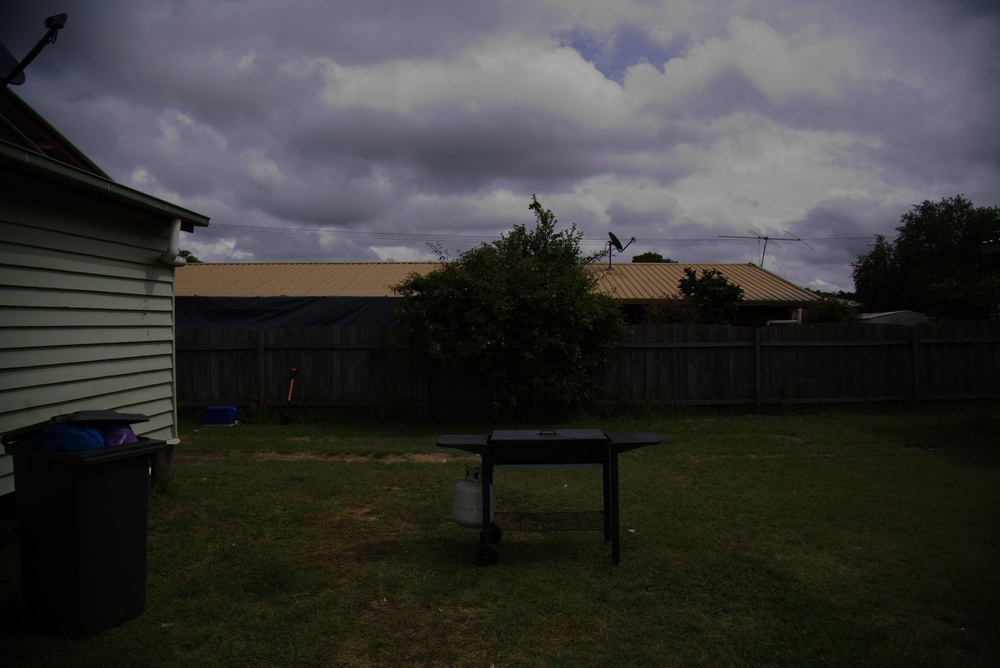
//> input picture Lab 2 - Filters and histogram equalization/material/image.jpg, 1000 x 668 px, shrunk from 2000 x 1335 before the run
$ ./task1 '../../Lab 2 - Filters and histogram equalization/material/image.jpg'   (built with g++ and OpenCV 4)
//> lines starting //> are read from the running program, lines starting //| are printed output that depends on the picture; after the words box and inside, x2 and y2 are one past the last pixel; in counts of white or black regions, pixels touching at a corner belong together
#include "opencv2/imgproc.hpp"
#include "opencv2/imgcodecs.hpp"
#include "opencv2/highgui.hpp"
#include <iostream>
#include <cmath>
using namespace cv;
using namespace std;
int main( int argc, char** argv ) {
	Mat img = imread(argv[1]);
//> img is the input picture: 668 rows x 1000 cols, CV_8UC3; mean B, G, R 54.4, 56.1, 56.7
	namedWindow("Original");
	imshow("Original", img);
	waitKey(0);
	cvtColor(img, img, COLOR_BGR2GRAY);
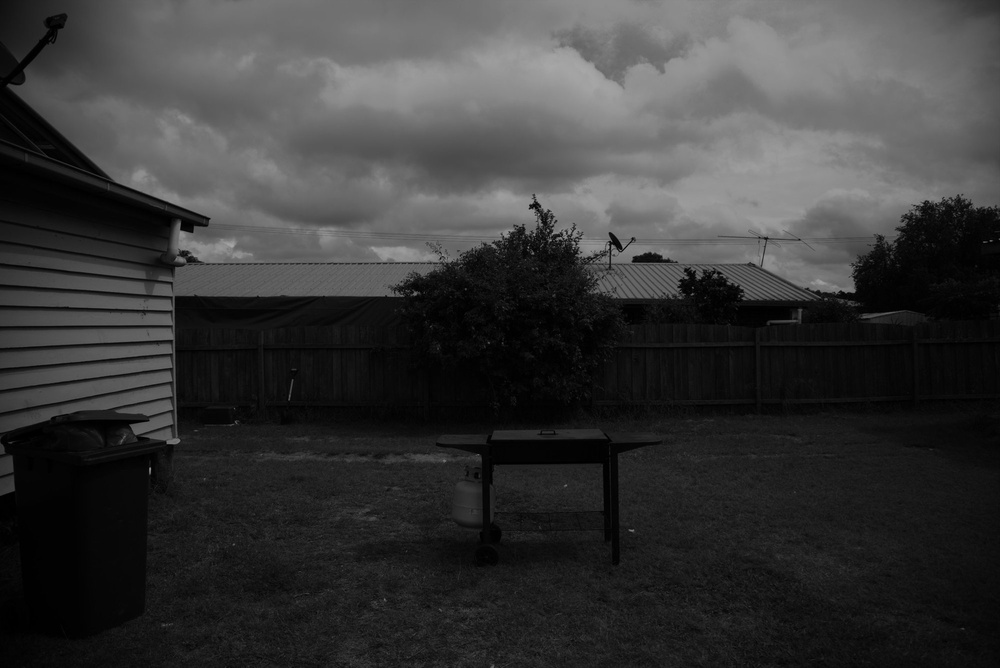
//> img: 668 rows x 1000 cols, CV_8UC1; min 0, max 168, mean 56.1
	GaussianBlur(img, img, Size(7, 7), 5, 5/*, BORDER_DEFAULT*/);
	//blur(img, img, Size(5, 5));
	namedWindow("Denoised img");
	imshow("Denoised img", img);
	waitKey(0);

	Mat dst;
	double thresh = 75;
	double maxValue = 255;

    /*
        Otsu's method for thresholding works really well for the first and third pictures, but
        doesn't work at all for the second one.
    */
	threshold(img,dst, thresh, maxValue, THRESH_BINARY /*| THRESH_OTSU*/);
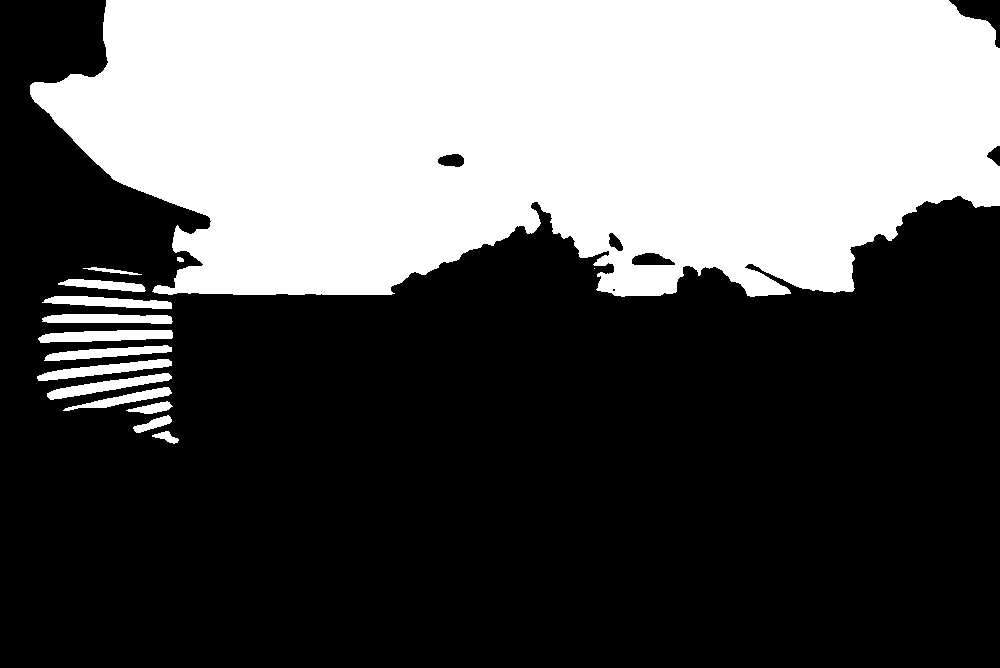
//> dst: 668 rows x 1000 cols, CV_8UC1; 36.6% white; 15 white regions (1 under 20 px), largest, box (x1, y1, x2, y2) and area: (30, 0, 1000, 297) 235026, (38, 330, 173, 343) 1286, (37, 359, 172, 381) 1186

	//cout << "Otsu Threshold : " << thres <<endl;

	namedWindow("output");
	imshow("output", dst);
	waitKey(0);
}
